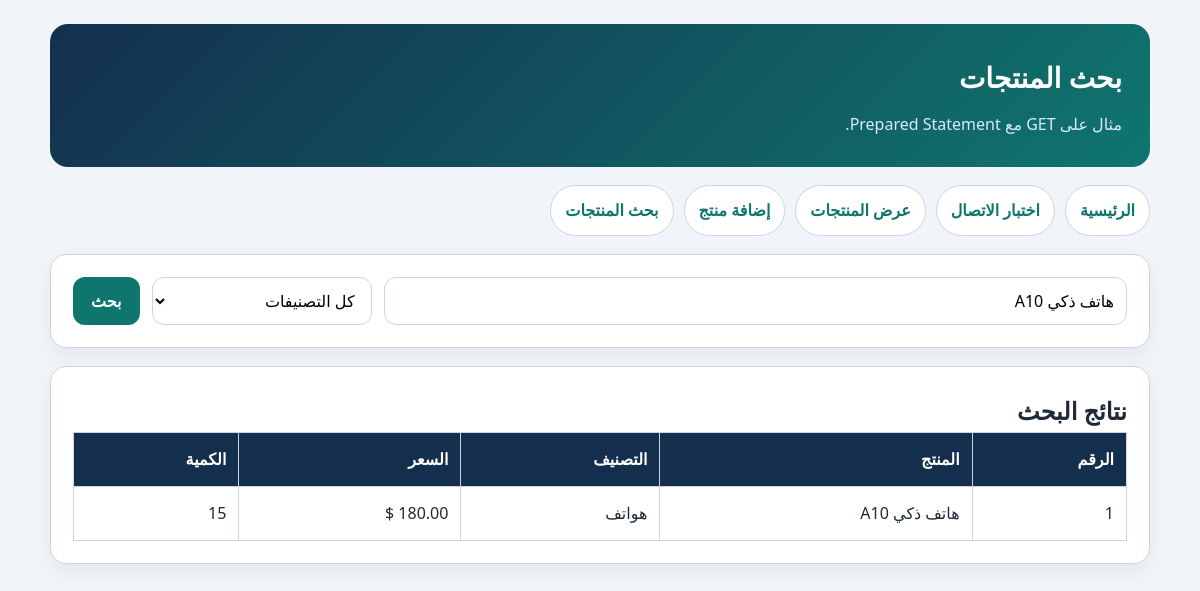
Page /04_search_products.php?keyword=هاتف ذكي A10 on the committed database.
### tables this page shows
CREATE TABLE `products` (
  `id` int(11) NOT NULL,
  `category_id` int(11) NOT NULL,
  `name` varchar(150) NOT NULL,
  `description` text DEFAULT NULL,
  `price` decimal(10,2) NOT NULL,
  `quantity` int(11) NOT NULL DEFAULT 0,
  `image` varchar(255) DEFAULT NULL,
  `created_at` timestamp NOT NULL DEFAULT current_timestamp()
);

CREATE TABLE `categories` (
  `id` int(11) NOT NULL,
  `name` varchar(100) NOT NULL,
  `description` text DEFAULT NULL,
  `created_at` timestamp NOT NULL DEFAULT current_timestamp()
);

### helpers/validation.php (called while the page is built, shortened)
<?php
function e(?string $value): string
{
    return htmlspecialchars((string) $value, ENT_QUOTES, 'UTF-8');
}

### 04_search_products.php (the view, shortened to what this page needs)
<?php
require 'config.php';
require 'helpers/validation.php';
$keyword = trim($_GET['keyword'] ?? '');
$sql = "SELECT products.id, products.name, products.price, products.quantity,
               categories.name AS category_name
        FROM products
        LEFT JOIN categories ON products.category_id = categories.id
        WHERE 1 = 1";
$params = [];
if ($keyword !== '') {
    $sql .= " AND products.name LIKE :keyword";
    $params[':keyword'] = '%' . $keyword . '%';
}
$sql .= " ORDER BY products.id DESC";
$stmt = $pdo->prepare($sql);
$stmt->execute($params);
$products = $stmt->fetchAll();
?>
<!DOCTYPE html>
<html lang="ar" dir="rtl">
<head>
    <link rel="stylesheet" href="assets/style.css">
</head>
<body>
<div class="container">
<header class="page-title">
    <h1>بحث المنتجات</h1>
    <p>مثال على GET مع Prepared Statement.</p>
</header>
<nav class="nav">
    <a href="index.php">الرئيسية</a>
    <a href="01_test_connection.php">اختبار الاتصال</a>
    <a href="02_show_products.php">عرض المنتجات</a>
    <a href="03_add_product.php">إضافة منتج</a>
    <a href="04_search_products.php">بحث المنتجات</a>
</nav>
<section class="card">
    <form method="GET" action="" class="search-form">
        <input type="text" name="keyword" value="<?= e($keyword) ?>" placeholder="اكتب اسم المنتج">
        <select name="category_id">
            <option value="0">كل التصنيفات</option>
        </select>
        <button type="submit">بحث</button>
    </form>
</section>
<section class="card">
    <h2>نتائج البحث</h2>
    <div class="table-wrapper">
        <table>
            <thead>
                <tr>
                    <th>الرقم</th>
                    <th>المنتج</th>
                    <th>التصنيف</th>
                    <th>السعر</th>
                    <th>الكمية</th>
                </tr>
            </thead>
            <tbody>
            <?php foreach ($products as $product): ?>
                <tr>
                    <td><?= e($product['id']) ?></td>
                    <td><?= e($product['name']) ?></td>
                    <td><?= e($product['category_name']) ?></td>
                    <td><?= e($product['price']) ?> $</td>
                    <td><?= e($product['quantity']) ?></td>
                </tr>
            <?php endforeach; ?>
            </tbody>
        </table>
    </div>
</section>
</div>
</body>
</html>

### assets/style.css (style rules this page uses)
* { box-sizing: border-box; }
body { margin: 0; font-family: Tahoma, Arial, sans-serif; background: #f1f5f9; color: #1f2937; line-height: 1.8; }
.container { width: min(1100px, 94%); margin: 24px auto; }
.hero, .page-title { background: linear-gradient(135deg, #142f4e, #0f766e); color: #fff; border-radius: 18px; padding: 28px; margin-bottom: 18px; }
.hero h1, .page-title h1 { margin: 0 0 8px; font-size: 28px; }
.hero p, .page-title p { margin: 0; color: #dbeafe; }
.nav { display: flex; flex-wrap: wrap; gap: 10px; margin: 18px 0; }
.nav a { background: #fff; color: #0f766e; text-decoration: none; padding: 10px 14px; border: 1px solid #cbd5e1; border-radius: 999px; font-weight: bold; }
.card, .success, .alert { background: #fff; border: 1px solid #cbd5e1; border-radius: 16px; padding: 22px; margin-bottom: 18px; box-shadow: 0 8px 20px rgba(15, 23, 42, 0.06); }
.table-wrapper { overflow-x: auto; }
table { width: 100%; border-collapse: collapse; background: #fff; }
th, td { border: 1px solid #cbd5e1; padding: 12px; text-align: right; }
th { background: #142f4e; color: #fff; }
.form, .search-form { display: grid; gap: 12px; }
.search-form { grid-template-columns: 1fr 220px auto; }
input, select, textarea, button { font-family: inherit; font-size: 16px; border-radius: 12px; }
input, select, textarea { border: 1px solid #cbd5e1; padding: 11px 12px; background: #fff; }
button { border: 0; background: #0f766e; color: #fff; padding: 12px 18px; cursor: pointer; font-weight: bold; }
:root { --primary-color: #16807e; --primary-hover: #116e78; --bg-color: #f3f4f6; --card-bg: #ffffff; --text-color: #1f2937; --error-bg: #fef2f2; --error-text: #991b1b; }
* { box-sizing: border-box; margin: 0; padding: 0; font-family: 'Segoe UI', Tahoma, Geneva, Verdana, sans-serif; }

### rows in the picture
products: id "1", name "هاتف ذكي A10", category.name "هواتف", quantity "15"
